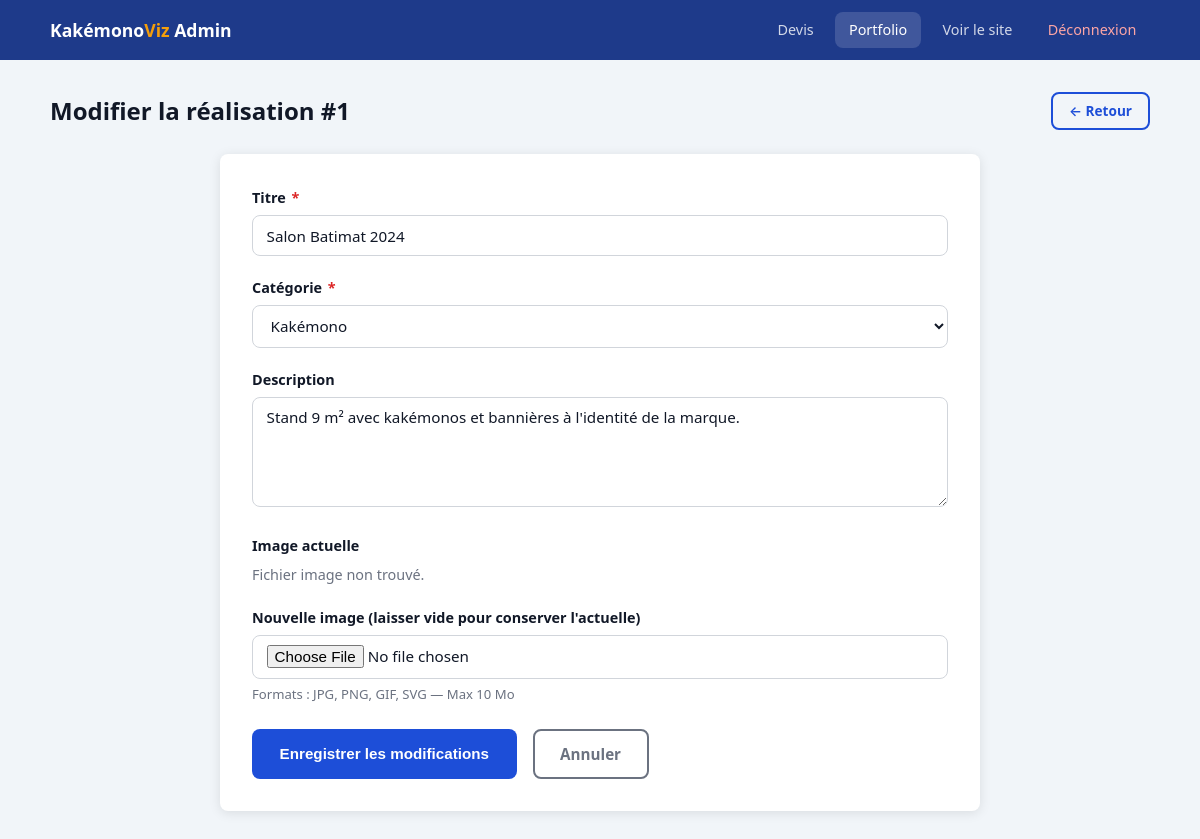
/admin/portfolio_modifier.php?id=1 (signed in), run on the app's committed database.
### tables this page shows
CREATE TABLE IF NOT EXISTS portfolio (
    id          INT          UNSIGNED AUTO_INCREMENT PRIMARY KEY,
    titre       VARCHAR(150) NOT NULL,
    description TEXT,
    image       VARCHAR(255) NOT NULL,
    categorie   VARCHAR(80)  NOT NULL,
    cree_le     TIMESTAMP    NOT NULL DEFAULT CURRENT_TIMESTAMP
);

### fonctions.php (called while the page is built, shortened)
<?php
function get_une_realisation(int $id): array|false {
    $pdo  = getConnexion();
    $stmt = $pdo->prepare('SELECT * FROM portfolio WHERE id = :id LIMIT 1');
    $stmt->execute([':id' => $id]);
    return $stmt->fetch();
}

### admin/portfolio_modifier.php (the view, shortened to what this page needs)
<?php
require_once '../fonctions.php';
$id = filter_input(INPUT_GET, 'id', FILTER_VALIDATE_INT);
$realisation = get_une_realisation($id);
$erreurs = [];
$champs = [
    'titre'       => $realisation['titre'],
    'description' => $realisation['description'] ?? '',
    'categorie'   => $realisation['categorie'],
];
$categories = ['Kakémono', 'Banderole', 'Roll-up', 'Toile tendue', 'Affiche', 'Vitrophanie', 'Autre'];
?>
<!DOCTYPE html>
<html lang="fr">
<head>
    <link rel="stylesheet" href="../style.css">
</head>
<body class="admin-body">
<nav class="admin-nav">
    <div class="container">
        <span class="admin-brand">Kakémono<span>Viz</span> Admin</span>
        <div class="admin-nav-links">
            <a href="index.php">Devis</a>
            <a href="portfolio.php" class="active">Portfolio</a>
            <a href="../index.php" target="_blank">Voir le site</a>
            <a href="logout.php" class="logout">Déconnexion</a>
        </div>
    </div>
</nav>
<main class="admin-main">
    <div class="container">
        <div class="admin-page-header">
            <h1>Modifier la réalisation #<?= $id ?></h1>
            <a href="portfolio.php" class="btn btn-sm btn-outline" style="border-color:var(--bleu);color:var(--bleu);">← Retour</a>
        </div>
        <div class="form-card">
            <form method="POST" enctype="multipart/form-data">
                <div class="form-group">
                    <label for="titre">Titre <span class="req">*</span></label>
                    <input type="text" id="titre" name="titre" maxlength="150"
                           value="<?= htmlspecialchars($champs['titre'], ENT_QUOTES, 'UTF-8') ?>"
                           class="<?= isset($erreurs['titre']) ? 'form-error' : '' ?>" required>
                </div>
                <div class="form-group">
                    <label for="categorie">Catégorie <span class="req">*</span></label>
                    <select id="categorie" name="categorie"
                            class="<?= isset($erreurs['categorie']) ? 'form-error' : '' ?>" required>
                        <?php foreach ($categories as $cat): ?>
                        <option value="<?= htmlspecialchars($cat, ENT_QUOTES, 'UTF-8') ?>"
                            <?= $champs['categorie'] === $cat ? 'selected' : '' ?>>
                            <?= htmlspecialchars($cat, ENT_QUOTES, 'UTF-8') ?>
                        </option>
                        <?php endforeach; ?>
                    </select>
                </div>
                <div class="form-group">
                    <label for="description">Description</label>
                    <textarea id="description" name="description"><?= htmlspecialchars($champs['description'], ENT_QUOTES, 'UTF-8') ?></textarea>
                </div>
                <?php if ($realisation['image']): ?>
                <div class="form-group">
                    <label>Image actuelle</label>
                    <?php $img = '../uploads/' . htmlspecialchars($realisation['image'], ENT_QUOTES, 'UTF-8'); ?>
                    <?php if (file_exists($img)): ?>
                    <img src="<?= $img ?>" alt="Image actuelle"
                         style="max-width:200px;border-radius:var(--radius);margin-bottom:.5rem;display:block;">
                    <?php else: ?>
                    <p style="color:var(--gris-mid);font-size:.9rem;">Fichier image non trouvé.</p>
                    <?php endif; ?>
                </div>
                <?php endif; ?>
                <div class="form-group">
                    <label for="image">Nouvelle image (laisser vide pour conserver l'actuelle)</label>
                    <input type="file" id="image" name="image" accept=".jpg,.jpeg,.png,.gif,.svg"
                           class="<?= isset($erreurs['image']) ? 'form-error' : '' ?>">
                    <div style="font-size:.82rem;color:var(--gris-mid);margin-top:.3rem;">
                        Formats : JPG, PNG, GIF, SVG — Max 10 Mo
                    </div>
                </div>
                <div class="mt-3" style="display:flex;gap:1rem;">
                    <button type="submit" class="btn btn-bleu">Enregistrer les modifications</button>
                    <a href="portfolio.php" class="btn btn-outline" style="border-color:var(--gris-mid);color:var(--gris-mid);">Annuler</a>
                </div>
            </form>
        </div>
    </div>
</main>
</body>
</html>

### style.css (style rules this page uses)
:root { --bleu: #1D4ED8; --bleu-fonce:#1E3A8A; --ambre: #F59E0B; --ambre-clair:#FEF3C7; --gris-dark: #111827; --gris-mid: #6B7280; --gris-light:#F3F4F6; --blanc: #FFFFFF; --rouge: #DC2626; --vert: #16A34A; --radius: 8px; --shadow: 0 2px 12px rgba(0,0,0,.10); }
*, *::before, *::after { box-sizing: border-box; margin: 0; padding: 0; }
html { scroll-behavior: smooth; }
body { font-family: 'Segoe UI', system-ui, -apple-system, sans-serif; color: var(--gris-dark); background: var(--blanc); line-height: 1.6; }
a { color: var(--bleu); text-decoration: none; }
h1 { font-size: clamp(1.8rem, 4vw, 3rem); font-weight: 800; line-height: 1.15; }
p { color: var(--gris-mid); }
.container { max-width: 1140px; margin: 0 auto; padding: 0 1.25rem; }
.mt-3 { margin-top: 1.5rem; }
.btn { display: inline-flex; align-items: center; gap: .4rem; padding: .7rem 1.6rem; border-radius: var(--radius); font-size: .95rem; font-weight: 600; cursor: pointer; border: 2px solid transparent; transition: all .2s; text-decoration: none; }
.btn-outline { background: transparent; border-color: rgba(255,255,255,.7); color: var(--blanc); }
.btn-bleu { background: var(--bleu); color: var(--blanc); }
.btn-sm { padding: .4rem 1rem; font-size: .85rem; }
.form-card { background: var(--blanc); border-radius: var(--radius); box-shadow: var(--shadow); padding: 2rem; max-width: 760px; margin: 0 auto; }
.form-group { margin-bottom: 1.25rem; }
label { display: block; font-weight: 600; font-size: .9rem; margin-bottom: .35rem; color: var(--gris-dark); }
label .req { color: var(--rouge); margin-left: 2px; }
input[type=text], input[type=email], input[type=tel], input[type=number], input[type=password], input[type=file], select, textarea { width: 100%; padding: .6rem .85rem; border: 1.5px solid #D1D5DB; border-radius: var(--radius); font-size: .95rem; font-family: inherit; color: var(--gris-dark); background: var(--blanc); transition: border-color .2s, box-shadow .2s; }
textarea { resize: vertical; min-height: 110px; }
.admin-body { background: #F1F5F9; min-height: 100vh; }
.admin-nav { background: var(--bleu-fonce); padding: .75rem 0; position: sticky; top: 0; z-index: 100; }
.admin-nav .container { display: flex; align-items: center; justify-content: space-between; }
.admin-brand { color: var(--blanc); font-size: 1.1rem; font-weight: 700; }
.admin-brand span { color: var(--ambre); }
.admin-nav-links { display: flex; gap: .5rem; }
.admin-nav-links a { color: rgba(255,255,255,.8); padding: .4rem .85rem; border-radius: var(--radius); font-size: .9rem; transition: background .2s; }
.admin-nav-links a:hover, .admin-nav-links a.active { background: rgba(255,255,255,.15); color: var(--blanc); text-decoration: none; }
.admin-nav-links a.logout { color: #FCA5A5; }
.admin-main { padding: 2rem 0; }
.admin-page-header { display: flex; align-items: center; justify-content: space-between; flex-wrap: wrap; gap: 1rem; margin-bottom: 1.5rem; }
.admin-page-header h1 { font-size: 1.5rem; }

### data on the page
portfolio: titre "Salon Batimat 2024", categorie "Kakémono", description "Stand 9 m² avec kakémonos et bannières à l'identité de la marque."

### other printed values
$id "1"
